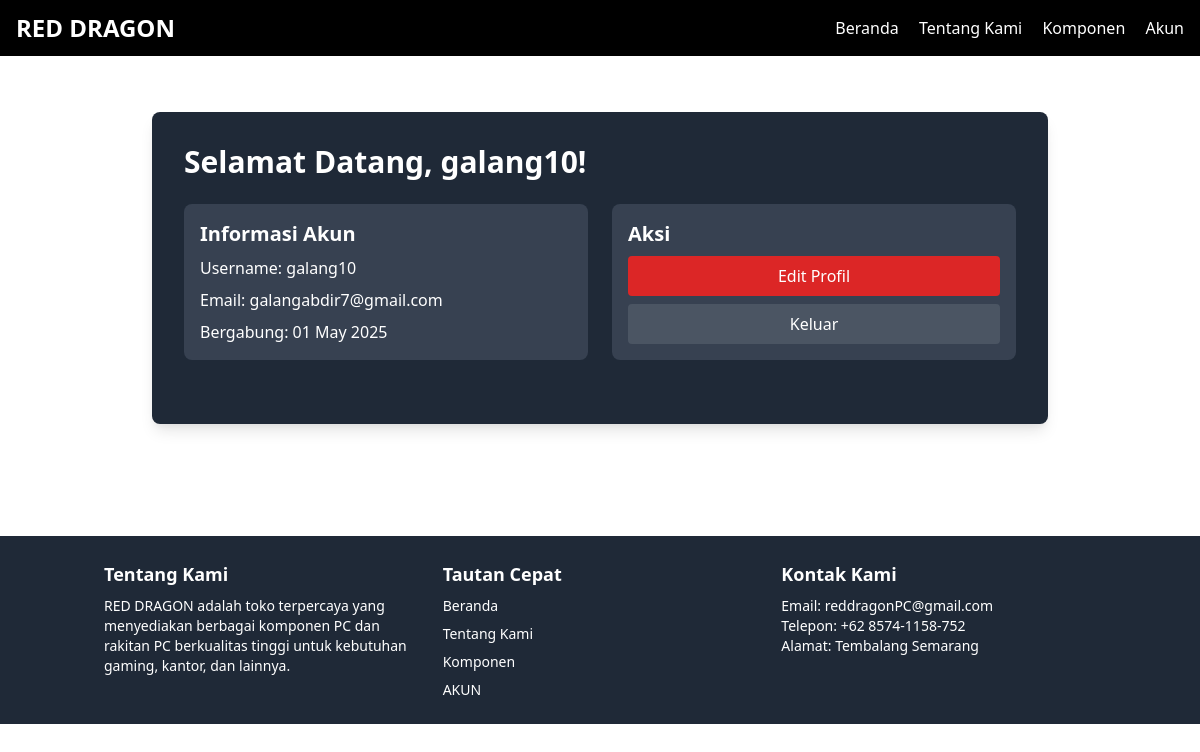
Page /tes.php (signed in) on the committed database.
### tables this page shows
CREATE TABLE `users` (
  `id` int(11) NOT NULL,
  `username` varchar(50) NOT NULL,
  `email` varchar(255) NOT NULL,
  `password` varchar(100) NOT NULL,
  `created_at` timestamp NOT NULL DEFAULT current_timestamp()
);

### tes.php (the view, shortened to what this page needs)
<?php
include("koneksi.php");
$user_id = $_SESSION['user_id'];
$sql = "SELECT * FROM users WHERE id = $user_id";
$result = mysqli_query($koneksi, $sql);
$user = mysqli_fetch_assoc($result);
?>
<!DOCTYPE html>
<html lang="id">
<head>
    <link href="https://cdn.jsdelivr.net/npm/tailwindcss@2.2.19/dist/tailwind.min.css" rel="stylesheet" />
</head>
  <header class="bg-black text-white px-4 py-3 flex justify-between items-center fixed top-0 left-0 right-0 z-50">
        <div><a href="UTS.php" class="text-2xl font-bold animate-pulse">RED DRAGON</a></div>
        <nav class="space-x-4 hidden md:block">
            <a href="UTS.php" class="hover:underline">Beranda</a>
            <a href="tentangkami.php" class="hover:underline">Tentang Kami</a>
            <a href="komponen.html" class="hover:underline">Komponen</a>
            <a href="tes.php" class="hover:underline">Akun</a>
        </nav>
    </header>
<body class="bg-white text-gray-800 pt-[56px]">
    <div class="container mx-auto px-4 py-28">
        <div class="max-w-4xl mx-auto bg-gray-800 p-8 rounded-lg shadow-lg text-white">
            <h2 class="text-3xl font-bold mb-6">Selamat Datang, <?php echo htmlspecialchars($user['username']); ?>!</h2>
            <div class="grid grid-cols-1 md:grid-cols-2 gap-6 mb-8">
                <div class="bg-gray-700 p-4 rounded-lg">
                    <h3 class="text-xl font-semibold mb-2">Informasi Akun</h3>
                    <p class="mb-2">Username: <?php echo htmlspecialchars($user['username']); ?></p>
                    <p class="mb-2">Email: <?php echo htmlspecialchars($user['email']); ?></p>
                    <p>Bergabung: <?php echo date('d M Y', strtotime($user['created_at'])); ?></p>
                </div>
                <div class="bg-gray-700 p-4 rounded-lg">
                    <h3 class="text-xl font-semibold mb-2">Aksi</h3>
                    <div class="space-y-2">
                        <a href="edit_profile.php" class="block w-full bg-red-600 text-white py-2 px-4 rounded hover:bg-red-700 text-center">Edit Profil</a>
                        <a href="logout.php" class="block w-full bg-gray-600 text-white py-2 px-4 rounded hover:bg-gray-700 text-center">Keluar</a>
                    </div>
                </div>
            </div>
        </div>
    </div>
    <footer class="bg-gray-800 text-white py-6">
  <div class="container mx-auto px-4">
    <div class="grid grid-cols-1 md:grid-cols-3 gap-6">
      <div>
        <h3 class="text-lg font-bold mb-2">Tentang Kami</h3>
        <p class="text-sm">
          RED DRAGON adalah toko terpercaya yang menyediakan berbagai komponen PC dan rakitan PC berkualitas tinggi untuk kebutuhan gaming, kantor, dan lainnya.
        </p>
      </div>
      <div>
        <h3 class="text-lg font-bold mb-2">Tautan Cepat</h3>
        <ul class="text-sm space-y-2">
          <li><a href="UTS.html" class="hover:underline">Beranda</a></li>
          <li><a href="tentangkami.php" class="hover:underline">Tentang Kami</a></li>
          <li><a href="komponen.html" class="hover:underline">Komponen</a></li>
          <li><a href="tes.php" class="hover:underline">AKUN</a></li>
        </ul>
      </div>
      <div>
        <h3 class="text-lg font-bold mb-2">Kontak Kami</h3>
        <p class="text-sm">
          Email: reddragonPC@gmail.com<br />
          Telepon: +62 8574-1158-752<br />
          Alamat: Tembalang Semarang
        </p>
      </div>
    </div>
  </div>
</footer>
</body>
</html>

### rows in the picture
users: username "galang10", email "galangabdir7@gmail.com", created_at "01 May 2025"
